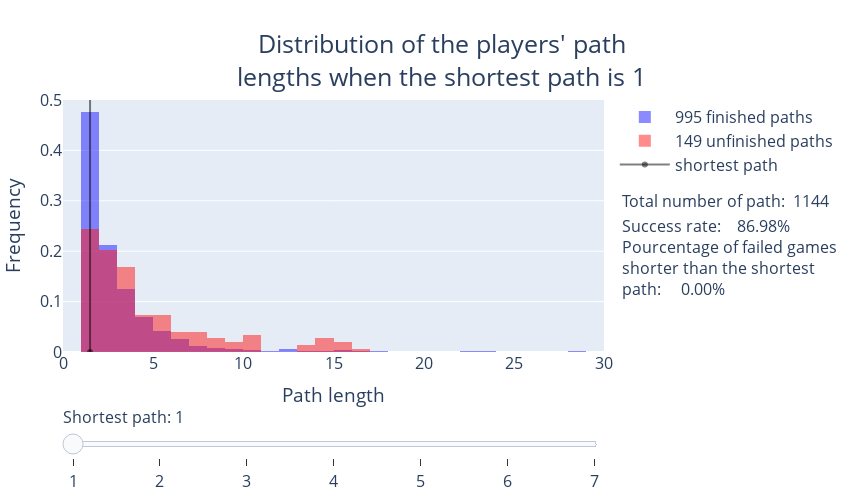

The notebook cell this image was saved under:
### Code cell
interactive_plot_distrib_length_shortest_path(all_games)

### Figure 1 — Plotly figure (JSON) as saved in the notebook; plotly's stock layout.template omitted (floating-point values rounded to 4 significant figures; data arrays with more than 128 entries replaced by an {"elided": "..."} marker saying what was removed)
{"data": [{"customdata": ["  474 finished paths", "  211 finished paths", "  124 finished paths", "   70 finished paths", "   42 finished paths", "   26 finished paths", "   12 finished paths", "    8 finished paths", "    5 finished paths", "    3 finished paths", "    1 finished paths", "    5 finished paths", "    2 finished paths", "    2 finished paths", "    3 finished paths", "    1 finished paths", "    1 finished paths", "    1 finished paths", "    1 finished paths", "    1 finished paths", "    1 finished paths", "    1 finished paths"], "histnorm": "probability", "hovertemplate": "%{customdata} <extra></extra>", "marker": {"color": "rgba(25, 25, 255, 0.5)"}, "name": "995 finished paths", "type": "histogram", "visible": true, "x": {"elided": "995 int values"}, "xbins": {"end": 434, "size": 1, "start": 1}}, {"customdata": ["   36 unfinished paths", "   30 unfinished paths", "   25 unfinished paths", "   11 unfinished paths", "   11 unfinished paths", "    6 unfinished paths", "    6 unfinished paths", "    4 unfinished paths", "    3 unfinished paths", "    5 unfinished paths", "    2 unfinished paths", "    4 unfinished paths", "    3 unfinished paths", "    1 unfinished paths", "    1 unfinished paths", "    1 unfinished paths"], "histnorm": "probability", "hovertemplate": "%{customdata} <extra></extra>", "marker": {"color": "rgba(255, 25, 25, 0.5)"}, "name": "149 unfinished paths", "type": "histogram", "visible": true, "x": {"elided": "149 int values"}, "xbins": {"end": 47, "size": 1, "start": 1}}, {"hoverinfo": "skip", "marker": {"color": "rgba(0, 0, 0, 0.5)"}, "name": "shortest path", "type": "scatter", "visible": true, "x": [1.5, 1.5], "y": [0, 1]}, {"customdata": ["  187 finished paths", " 1372 finished paths", " 2492 finished paths", " 2367 finished paths", " 1459 finished paths", "  929 finished paths", "  649 finished paths", "  399 finished paths", "  272 finished paths", "  181 finished paths", "  135 finished paths", "   84 finished paths", "   71 finished paths", "   43 finished paths", "   41 finished paths", "   34 finished paths", "   24 finished paths", "   24 finished paths", "   17 finished paths", "   12 finished paths", "   14 finished paths", "    8 finished paths", "   14 finished paths", "    9 finished paths", "    5 finished paths", "    4 finished paths", "    3 finished paths", "    1 finished paths", "    6 finished paths", "    3 finished paths", "    6 finished paths", "    2 finished paths", "    1 finished paths", "    3 finished paths", "    1 finished paths", "    1 finished paths", "    1 finished paths", "    1 finished paths", "    1 finished paths", "    1 finished paths", "    1 finished paths", "    2 finished paths", "    1 finished paths", "    1 finished paths", "    2 finished paths", "    2 finished paths", "    1 finished paths", "    1 finished paths", "    1 finished paths", "    1 finished paths", "    1 finished paths"], "histnorm": "probability", "hovertemplate": "%{customdata} <extra></extra>", "marker": {"color": "rgba(25, 25, 255, 0.5)"}, "name": "10891 finished paths", "type": "histogram", "visible": false, "x": {"elided": "10891 int values"}, "xbins": {"end": 70, "size": 1, "start": 1}}, {"customdata": ["  580 unfinished paths", "  645 unfinished paths", "  479 unfinished paths", "  414 unfinished paths", "  280 unfinished paths", "  213 unfinished paths", "  153 unfinished paths", "  118 unfinished paths", "   81 unfinished paths", "   66 unfinished paths", "   56 unfinished paths", "   39 unfinished paths", "   32 unfinished paths", "   39 unfinished paths", "   21 unfinished paths", "   25 unfinished paths", "   11 unfinished paths", "   17 unfinished paths", "   13 unfinished paths", "   11 unfinished paths", "   16 unfinished paths", "    8 unfinished paths", "    8 unfinished paths", "    3 unfinished paths", "    4 unfinished paths", "    5 unfinished paths", "    2 unfinished paths", "    2 unfinished paths", "    4 unfinished paths", "    1 unfinished paths", "    3 unfinished paths", "    4 unfinished paths", "    2 unfinished paths", "    4 unfinished paths", "    3 unfinished paths", "    1 unfinished paths", "    1 unfinished paths", "    1 unfinished paths", "    1 unfinished paths", "    3 unfinished paths", "    1 unfinished paths", "    1 unfinished paths"], "histnorm": "probability", "hovertemplate": "%{customdata} <extra></extra>", "marker": {"color": "rgba(255, 25, 25, 0.5)"}, "name": "3371 unfinished paths", "type": "histogram", "visible": false, "x": {"elided": "3371 int values"}, "xbins": {"end": 57, "size": 1, "start": 1}}, {"hoverinfo": "skip", "marker": {"color": "rgba(0, 0, 0, 0.5)"}, "name": "shortest path", "type": "scatter", "visible": false, "x": [2.5, 2.5], "y": [0, 1]}, {"customdata": ["  116 finished paths", " 1424 finished paths", " 4518 finished paths", " 6310 finished paths", " 4675 finished paths", " 3502 finished paths", " 2315 finished paths", " 1529 finished paths", "  978 finished paths", "  734 finished paths", "  521 finished paths", "  363 finished paths", "  277 finished paths", "  195 finished paths", "  159 finished paths", "  136 finished paths", "  111 finished paths", "   89 finished paths", "   73 finished paths", "   55 finished paths", "   44 finished paths", "   41 finished paths", "   27 finished paths", "   32 finished paths", "   24 finished paths", "   21 finished paths", "   13 finished paths", "   15 finished paths", "   13 finished paths", "    9 finished paths", "   14 finished paths", "   10 finished paths", "    8 finished paths", "    8 finished paths", "    6 finished paths", "    6 finished paths", "    3 finished paths", "    8 finished paths", "    1 finished paths", "    1 finished paths", "    1 finished paths", "    3 finished paths", "    2 finished paths", "    3 finished paths", "    2 finished paths", "    3 finished paths", "    2 finished paths", "    2 finished paths", "    3 finished paths", "    1 finished paths", "    1 finished paths", "    1 finished paths", "    3 finished paths", "    1 finished paths", "    2 finished paths", "    1 finished paths", "    1 finished paths", "    1 finished paths", "    1 finished paths", "    1 finished paths", "    1 finished paths", "    2 finished paths", "    1 finished paths", "    1 finished paths", "    1 finished paths", "    1 finished paths", "    1 finished paths", "    1 finished paths", "    1 finished paths", "    1 finished paths"], "histnorm": "probability", "hovertemplate": "%{customdata} <extra></extra>", "marker": {"color": "rgba(25, 25, 255, 0.5)"}, "name": "28430 finished paths", "type": "histogram", "visible": false, "x": {"elided": "28430 int values"}, "xbins": {"end": 118, "size": 1, "start": 1}}, {"customdata": [" 1935 unfinished paths", " 1841 unfinished paths", " 1642 unfinished paths", " 1480 unfinished paths", " 1066 unfinished paths", "  871 unfinished paths", "  585 unfinished paths", "  476 unfinished paths", "  371 unfinished paths", "  261 unfinished paths", "  205 unfinished paths", "  184 unfinished paths", "  135 unfinished paths", "  107 unfinished paths", "   71 unfinished paths", "   68 unfinished paths", "   47 unfinished paths", "   50 unfinished paths", "   29 unfinished paths", "   29 unfinished paths", "   19 unfinished paths", "   27 unfinished paths", "   28 unfinished paths", "   20 unfinished paths", "   13 unfinished paths", "   14 unfinished paths", "   12 unfinished paths", "   11 unfinished paths", "    8 unfinished paths", "    7 unfinished paths", "    7 unfinished paths", "    6 unfinished paths", "    5 unfinished paths", "    7 unfinished paths", "    2 unfinished paths", "    3 unfinished paths", "    4 unfinished paths", "    4 unfinished paths", "    3 unfinished paths", "    3 unfinished paths", "    2 unfinished paths", "    1 unfinished paths", "    1 unfinished paths", "    2 unfinished paths", "    2 unfinished paths", "    1 unfinished paths", "    3 unfinished paths", "    2 unfinished paths", "    1 unfinished paths", "    1 unfinished paths", "    2 unfinished paths", "    2 unfinished paths", "    1 unfinished paths", "    1 unfinished paths", "    2 unfinished paths", "    1 unfinished paths", "    2 unfinished paths", "    1 unfinished paths", "    1 unfinished paths", "    1 unfinished paths", "    1 unfinished paths", "    1 unfinished paths", "    1 unfinished paths", "    1 unfinished paths", "    1 unfinished paths", "    1 unfinished paths", "    1 unfinished paths", "    1 unfinished paths"], "histnorm": "probability", "hovertemplate": "%{customdata} <extra></extra>", "marker": {"color": "rgba(255, 25, 25, 0.5)"}, "name": "11694 unfinished paths", "type": "histogram", "visible": false, "x": {"elided": "11694 int values"}, "xbins": {"end": 234, "size": 1, "start": 1}}, {"hoverinfo": "skip", "marker": {"color": "rgba(0, 0, 0, 0.5)"}, "name": "shortest path", "type": "scatter", "visible": false, "x": [3.5, 3.5], "y": [0, 1]}, {"customdata": ["   17 finished paths", "  355 finished paths", " 1191 finished paths", " 1771 finished paths", " 1657 finished paths", " 1207 finished paths", "  824 finished paths", "  602 finished paths", "  380 finished paths", "  276 finished paths", "  170 finished paths", "  148 finished paths", "   94 finished paths", "   99 finished paths", "   60 finished paths", "   46 finished paths", "   42 finished paths", "   30 finished paths", "   24 finished paths", "   33 finished paths", "   14 finished paths", "   11 finished paths", "   14 finished paths", "   19 finished paths", "    9 finished paths", "    8 finished paths", "    7 finished paths", "    7 finished paths", "    3 finished paths", "    3 finished paths", "    4 finished paths", "    9 finished paths", "    4 finished paths", "    3 finished paths", "    2 finished paths", "    4 finished paths", "    4 finished paths", "    3 finished paths", "    2 finished paths", "    1 finished paths", "    1 finished paths", "    1 finished paths", "    1 finished paths", "    1 finished paths", "    2 finished paths", "    1 finished paths", "    1 finished paths", "    1 finished paths", "    1 finished paths", "    1 finished paths", "    1 finished paths", "    1 finished paths", "    1 finished paths", "    1 finished paths"], "histnorm": "probability", "hovertemplate": "%{customdata} <extra></extra>", "marker": {"color": "rgba(25, 25, 255, 0.5)"}, "name": "9172 finished paths", "type": "histogram", "visible": false, "x": {"elided": "9172 int values"}, "xbins": {"end": 95, "size": 1, "start": 1}}, {"customdata": ["  587 unfinished paths", "  526 unfinished paths", "  481 unfinished paths", "  478 unfinished paths", "  352 unfinished paths", "  274 unfinished paths", "  175 unfinished paths", "  168 unfinished paths", "  106 unfinished paths", "   94 unfinished paths", "   94 unfinished paths", "   57 unfinished paths", "   50 unfinished paths", "   53 unfinished paths", "   29 unfinished paths", "   24 unfinished paths", "   26 unfinished paths", "   21 unfinished paths", "   10 unfinished paths", "    7 unfinished paths", "   14 unfinished paths", "    9 unfinished paths", "    8 unfinished paths", "    4 unfinished paths", "    3 unfinished paths", "    6 unfinished paths", "    2 unfinished paths", "    1 unfinished paths", "    5 unfinished paths", "    2 unfinished paths", "    4 unfinished paths", "    3 unfinished paths", "    2 unfinished paths", "    1 unfinished paths", "    5 unfinished paths", "    3 unfinished paths", "    2 unfinished paths", "    1 unfinished paths", "    2 unfinished paths", "    2 unfinished paths", "    1 unfinished paths", "    1 unfinished paths", "    2 unfinished paths", "    1 unfinished paths", "    1 unfinished paths", "    1 unfinished paths", "    1 unfinished paths", "    1 unfinished paths", "    1 unfinished paths", "    1 unfinished paths"], "histnorm": "probability", "hovertemplate": "%{customdata} <extra></extra>", "marker": {"color": "rgba(255, 25, 25, 0.5)"}, "name": "3702 unfinished paths", "type": "histogram", "visible": false, "x": {"elided": "3702 int values"}, "xbins": {"end": 91, "size": 1, "start": 1}}, {"hoverinfo": "skip", "marker": {"color": "rgba(0, 0, 0, 0.5)"}, "name": "shortest path", "type": "scatter", "visible": false, "x": [4.5, 4.5], "y": [0, 1]}, {"customdata": ["    3 finished paths", "   44 finished paths", "  127 finished paths", "  218 finished paths", "  172 finished paths", "  119 finished paths", "   79 finished paths", "   71 finished paths", "   52 finished paths", "   41 finished paths", "   23 finished paths", "   15 finished paths", "    8 finished paths", "   13 finished paths", "   10 finished paths", "   10 finished paths", "    1 finished paths", "    5 finished paths", "    4 finished paths", "    2 finished paths", "    1 finished paths", "    3 finished paths", "    2 finished paths", "    1 finished paths", "    1 finished paths", "    1 finished paths", "    2 finished paths", "    1 finished paths", "    1 finished paths", "    1 finished paths", "    1 finished paths"], "histnorm": "probability", "hovertemplate": "%{customdata} <extra></extra>", "marker": {"color": "rgba(25, 25, 255, 0.5)"}, "name": "1032 finished paths", "type": "histogram", "visible": false, "x": {"elided": "1032 int values"}, "xbins": {"end": 66, "size": 1, "start": 1}}, {"customdata": ["   60 unfinished paths", "   72 unfinished paths", "   75 unfinished paths", "   64 unfinished paths", "   52 unfinished paths", "   52 unfinished paths", "   27 unfinished paths", "   22 unfinished paths", "   12 unfinished paths", "   17 unfinished paths", "    9 unfinished paths", "   10 unfinished paths", "    7 unfinished paths", "    7 unfinished paths", "    4 unfinished paths", "    5 unfinished paths", "    5 unfinished paths", "    1 unfinished paths", "    3 unfinished paths", "    2 unfinished paths", "    2 unfinished paths", "    2 unfinished paths", "    1 unfinished paths", "    4 unfinished paths", "    1 unfinished paths", "    2 unfinished paths", "    1 unfinished paths", "    2 unfinished paths", "    1 unfinished paths"], "histnorm": "probability", "hovertemplate": "%{customdata} <extra></extra>", "marker": {"color": "rgba(255, 25, 25, 0.5)"}, "name": "522 unfinished paths", "type": "histogram", "visible": false, "x": {"elided": "522 int values"}, "xbins": {"end": 42, "size": 1, "start": 1}}, {"hoverinfo": "skip", "marker": {"color": "rgba(0, 0, 0, 0.5)"}, "name": "shortest path", "type": "scatter", "visible": false, "x": [5.5, 5.5], "y": [0, 1]}, {"customdata": ["    5 finished paths", "   27 finished paths", "   53 finished paths", "   43 finished paths", "   26 finished paths", "   28 finished paths", "   12 finished paths", "    8 finished paths", "    8 finished paths", "    3 finished paths", "    4 finished paths", "    3 finished paths", "    3 finished paths", "    1 finished paths", "    1 finished paths", "    1 finished paths", "    1 finished paths", "    2 finished paths", "    1 finished paths", "    1 finished paths"], "histnorm": "probability", "hovertemplate": "%{customdata} <extra></extra>", "marker": {"color": "rgba(25, 25, 255, 0.5)"}, "name": "231 finished paths", "type": "histogram", "visible": false, "x": {"elided": "231 int values"}, "xbins": {"end": 26, "size": 1, "start": 2}}, {"customdata": ["   10 unfinished paths", "   22 unfinished paths", "    9 unfinished paths", "    4 unfinished paths", "   12 unfinished paths", "   10 unfinished paths", "    8 unfinished paths", "    3 unfinished paths", "    3 unfinished paths", "    4 unfinished paths", "    2 unfinished paths", "    3 unfinished paths", "    1 unfinished paths", "    1 unfinished paths", "    1 unfinished paths", "    1 unfinished paths", "    1 unfinished paths"], "histnorm": "probability", "hovertemplate": "%{customdata} <extra></extra>", "marker": {"color": "rgba(255, 25, 25, 0.5)"}, "name": "95 unfinished paths", "type": "histogram", "visible": false, "x": [3, 14, 1, 6, 7, 3, 6, 9, 2, 2, 2, 2, 10, 6, 8, 2, 10, 8, 2, 12, 5, 5, 25, 5, 4, 3, 2, 7, 2, 2, 7, 8, 10, 3, 2, 6, 5, 23, 3, 7, 6, 2, 1, 6, 2, 1, 2, 4, 9, 2, 12, 12, 13, 6, 5, 7, 3, 1, 5, 3, 2, 6, 5, 2, 2, 11, 5, 6, 7, 5, 10, 3, 4, 1, 1, 1, 7, 11, 5, 16, 2, 2, 7, 1, 2, 1, 3, 5, 4, 6, 9, 1, 2, 5, 2], "xbins": {"end": 25, "size": 1, "start": 1}}, {"hoverinfo": "skip", "marker": {"color": "rgba(0, 0, 0, 0.5)"}, "name": "shortest path", "type": "scatter", "visible": false, "x": [6.5, 6.5], "y": [0, 1]}, {"customdata": ["    1 finished paths", "    3 finished paths", "    1 finished paths", "    2 finished paths"], "histnorm": "probability", "hovertemplate": "%{customdata} <extra></extra>", "marker": {"color": "rgba(25, 25, 255, 0.5)"}, "name": "7 finished paths", "type": "histogram", "visible": false, "x": [6, 6, 4, 4, 4, 3, 5], "xbins": {"end": 6, "size": 1, "start": 3}}, {"customdata": ["    1 unfinished paths", "    2 unfinished paths", "    1 unfinished paths", "    1 unfinished paths", "    2 unfinished paths", "    1 unfinished paths", "    1 unfinished paths", "    1 unfinished paths"], "histnorm": "probability", "hovertemplate": "%{customdata} <extra></extra>", "marker": {"color": "rgba(255, 25, 25, 0.5)"}, "name": "10 unfinished paths", "type": "histogram", "visible": false, "x": [3, 11, 2, 5, 6, 1, 5, 8, 2, 4], "xbins": {"end": 11, "size": 1, "start": 1}}, {"hoverinfo": "skip", "marker": {"color": "rgba(0, 0, 0, 0.5)"}, "name": "shortest path", "type": "scatter", "visible": false, "x": [7.5, 7.5], "y": [0, 1]}], "layout": {"annotations": [{"align": "left", "showarrow": false, "text": "Success rate:    86.98%", "x": 1.03, "xanchor": "left", "xref": "paper", "y": 0.5, "yref": "paper"}, {"align": "left", "showarrow": false, "text": "Pourcentage of failed games<br>shorter than the shortest<br>path:     0.00%", "x": 1.03, "xanchor": "left", "xref": "paper", "y": 0.2, "yref": "paper"}, {"align": "left", "showarrow": false, "text": "Total number of path:  1144", "x": 1.03, "xanchor": "left", "xref": "paper", "y": 0.6, "yref": "paper"}, {"align": "center", "font": {"size": 25}, "showarrow": false, "text": "Distribution of the players' path<br>lengths when the shortest path is 1", "x": 0.7, "xanchor": "center", "xref": "paper", "y": 1.3, "yref": "paper"}], "autosize": false, "barmode": "overlay", "font": {"size": 16}, "height": 500, "hovermode": "x unified", "legend": {"itemwidth": 50}, "margin": {"b": 30, "l": 20, "r": 80, "t": 100}, "sliders": [{"active": 10, "currentvalue": {"prefix": "Shortest path: "}, "pad": {"t": 50}, "steps": [{"args": [{"visible": [true, true, true, false, false, false, false, false, false, false, false, false, false, false, false, false, false, false, false, false, false]}, {"annotations": [{"align": "left", "showarrow": false, "text": "Success rate: 86.98%", "x": 1.03, "xanchor": "left", "xref": "paper", "y": 0.5, "yref": "paper"}, {"align": "left", "showarrow": false, "text": "Pourcentage of failed games<br>shorter than the shortest<br>path:  0.00%", "x": 1.03, "xanchor": "left", "xref": "paper", "y": 0.2, "yref": "paper"}, {"align": "left", "showarrow": false, "text": "Total number of path:  1144", "x": 1.03, "xanchor": "left", "xref": "paper", "y": 0.6, "yref": "paper"}, {"align": "center", "font": {"size": 25}, "showarrow": false, "text": "Distribution of the players' path<br>lengths when the shortest path is 1", "x": 0.7, "xanchor": "center", "xref": "paper", "y": 1.3, "yref": "paper"}]}], "label": "1", "method": "update"}, {"args": [{"visible": [false, false, false, true, true, true, false, false, false, false, false, false, false, false, false, false, false, false, false, false, false]}, {"annotations": [{"align": "left", "showarrow": false, "text": "Success rate: 76.36%", "x": 1.03, "xanchor": "left", "xref": "paper", "y": 0.5, "yref": "paper"}, {"align": "left", "showarrow": false, "text": "Pourcentage of failed games<br>shorter than the shortest<br>path: 17.21%", "x": 1.03, "xanchor": "left", "xref": "paper", "y": 0.2, "yref": "paper"}, {"align": "left", "showarrow": false, "text": "Total number of path: 14262", "x": 1.03, "xanchor": "left", "xref": "paper", "y": 0.6, "yref": "paper"}, {"align": "center", "font": {"size": 25}, "showarrow": false, "text": "Distribution of the players' path<br>lengths when the shortest path is 2", "x": 0.7, "xanchor": "center", "xref": "paper", "y": 1.3, "yref": "paper"}]}], "label": "2", "method": "update"}, {"args": [{"visible": [false, false, false, false, false, false, true, true, true, false, false, false, false, false, false, false, false, false, false, false, false]}, {"annotations": [{"align": "left", "showarrow": false, "text": "Success rate: 70.86%", "x": 1.03, "xanchor": "left", "xref": "paper", "y": 0.5, "yref": "paper"}, {"align": "left", "showarrow": false, "text": "Pourcentage of failed games<br>shorter than the shortest<br>path: 32.29%", "x": 1.03, "xanchor": "left", "xref": "paper", "y": 0.2, "yref": "paper"}, {"align": "left", "showarrow": false, "text": "Total number of path: 40124", "x": 1.03, "xanchor": "left", "xref": "paper", "y": 0.6, "yref": "paper"}, {"align": "center", "font": {"size": 25}, "showarrow": false, "text": "Distribution of the players' path<br>lengths when the shortest path is 3", "x": 0.7, "xanchor": "center", "xref": "paper", "y": 1.3, "yref": "paper"}]}], "label": "3", "method": "update"}, {"args": [{"visible": [false, false, false, false, false, false, false, false, false, true, true, true, false, false, false, false, false, false, false, false, false]}, {"annotations": [{"align": "left", "showarrow": false, "text": "Success rate: 71.24%", "x": 1.03, "xanchor": "left", "xref": "paper", "y": 0.5, "yref": "paper"}, {"align": "left", "showarrow": false, "text": "Pourcentage of failed games<br>shorter than the shortest<br>path: 43.06%", "x": 1.03, "xanchor": "left", "xref": "paper", "y": 0.2, "yref": "paper"}, {"align": "left", "showarrow": false, "text": "Total number of path: 12874", "x": 1.03, "xanchor": "left", "xref": "paper", "y": 0.6, "yref": "paper"}, {"align": "center", "font": {"size": 25}, "showarrow": false, "text": "Distribution of the players' path<br>lengths when the shortest path is 4", "x": 0.7, "xanchor": "center", "xref": "paper", "y": 1.3, "yref": "paper"}]}], "label": "4", "method": "update"}, {"args": [{"visible": [false, false, false, false, false, false, false, false, false, false, false, false, true, true, true, false, false, false, false, false, false]}, {"annotations": [{"align": "left", "showarrow": false, "text": "Success rate: 66.41%", "x": 1.03, "xanchor": "left", "xref": "paper", "y": 0.5, "yref": "paper"}, {"align": "left", "showarrow": false, "text": "Pourcentage of failed games<br>shorter than the shortest<br>path: 51.92%", "x": 1.03, "xanchor": "left", "xref": "paper", "y": 0.2, "yref": "paper"}, {"align": "left", "showarrow": false, "text": "Total number of path:  1554", "x": 1.03, "xanchor": "left", "xref": "paper", "y": 0.6, "yref": "paper"}, {"align": "center", "font": {"size": 25}, "showarrow": false, "text": "Distribution of the players' path<br>lengths when the shortest path is 5", "x": 0.7, "xanchor": "center", "xref": "paper", "y": 1.3, "yref": "paper"}]}], "label": "5", "method": "update"}, {"args": [{"visible": [false, false, false, false, false, false, false, false, false, false, false, false, false, false, false, true, true, true, false, false, false]}, {"annotations": [{"align": "left", "showarrow": false, "text": "Success rate: 70.86%", "x": 1.03, "xanchor": "left", "xref": "paper", "y": 0.5, "yref": "paper"}, {"align": "left", "showarrow": false, "text": "Pourcentage of failed games<br>shorter than the shortest<br>path: 60.00%", "x": 1.03, "xanchor": "left", "xref": "paper", "y": 0.2, "yref": "paper"}, {"align": "left", "showarrow": false, "text": "Total number of path:   326", "x": 1.03, "xanchor": "left", "xref": "paper", "y": 0.6, "yref": "paper"}, {"align": "center", "font": {"size": 25}, "showarrow": false, "text": "Distribution of the players' path<br>lengths when the shortest path is 6", "x": 0.7, "xanchor": "center", "xref": "paper", "y": 1.3, "yref": "paper"}]}], "label": "6", "method": "update"}, {"args": [{"visible": [false, false, false, false, false, false, false, false, false, false, false, false, false, false, false, false, false, false, true, true, true]}, {"annotations": [{"align": "left", "showarrow": false, "text": "Success rate: 41.18%", "x": 1.03, "xanchor": "left", "xref": "paper", "y": 0.5, "yref": "paper"}, {"align": "left", "showarrow": false, "text": "Pourcentage of failed games<br>shorter than the shortest<br>path: 80.00%", "x": 1.03, "xanchor": "left", "xref": "paper", "y": 0.2, "yref": "paper"}, {"align": "left", "showarrow": false, "text": "Total number of path:    17", "x": 1.03, "xanchor": "left", "xref": "paper", "y": 0.6, "yref": "paper"}, {"align": "center", "font": {"size": 25}, "showarrow": false, "text": "Distribution of the players' path<br>lengths when the shortest path is 7", "x": 0.7, "xanchor": "center", "xref": "paper", "y": 1.3, "yref": "paper"}]}], "label": "7", "method": "update"}]}], "width": 850, "xaxis": {"autorange": false, "domain": [0, 1], "range": [0, 30], "title": {"text": "Path length"}}, "yaxis": {"autorange": false, "domain": [0, 1], "range": [0, 0.5], "title": {"text": "Frequency"}}}}
